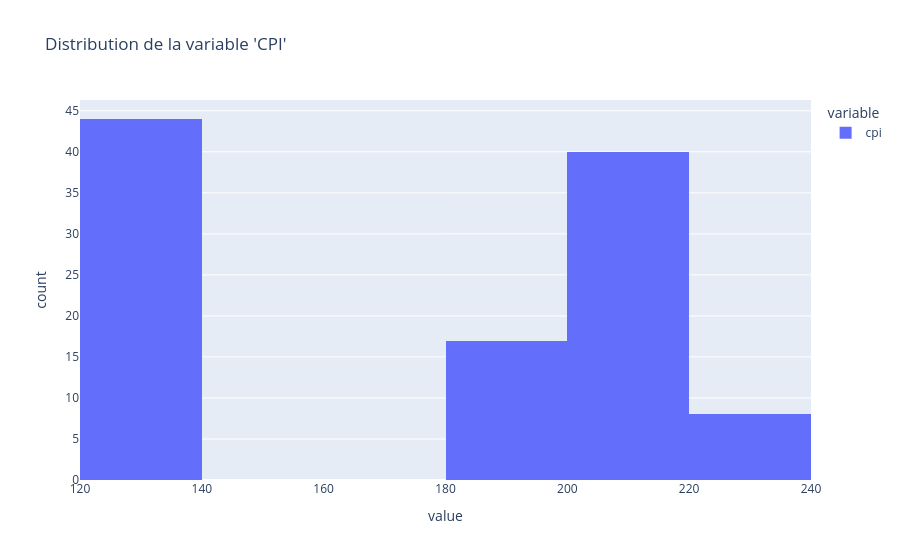

The notebook cell saved with this chart:
### Code cell
fig = px.histogram(df["cpi"], title="Distribution de la variable 'CPI'", color_discrete_sequence=px.colors.qualitative.Plotly)
fig.show()

### Figure 1 — Plotly figure (JSON) as saved in the notebook; plotly's stock layout.template omitted (floating-point values rounded to 4 significant figures)
{"data": [{"bingroup": "x", "hovertemplate": "variable=cpi<br>value=%{x}<br>count=%{y}<extra></extra>", "legendgroup": "cpi", "marker": {"color": "#636EFA", "pattern": {"shape": ""}}, "name": "cpi", "orientation": "v", "showlegend": true, "type": "histogram", "x": [214.8, 128.6, 212.4, 126.2, 134.9, 213.0, NaN, 219.1, 132.8, 192.8, 221.2, 126.2, 211.9, NaN, NaN, 189.7, 216.5, 138.9, 131.9, 138.0, 131.1, NaN, 192.8, 126.6, 217.3, 129.0, 196.9, NaN, 134.0, 219.7, 134.3, 129.1, 218.6, 138.0, 198.1, 194.4, 211.2, 220.3, 211.9, 132.5, 215.5, 197.4, 131.0, 211.7, 214.9, 185.0, 130.7, 129.5, 214.9, 212.9, 189.8, 185.9, 130.7, 126.9, 224.0, 129.9, 132.6, 214.4, 129.2, NaN, 126.8, 211.6, 223.4, 204.6, 137.6, 218.2, NaN, 215.4, 211.1, 225.2, 214.7, 129.1, 186.1, 210.3, 214.8, 210.9, 126.1, 126.1, 214.8, 219.4, 126.8, 225.3, 132.6, NaN, 214.6, 132.3, 204.6, 138.2, 210.9, 130.3, 215.1, 131.6, 197.7, 215.0, 182.6, 214.9, 216.1, 198.1, 215.5, 134.9, 221.6, 189.5, 129.2, 130.8, 126.5, 129.2, 126.1, 129.1, 217.0, 197.6, 212.6, NaN, 214.5, 227.0, 182.4, 126.1, 219.0, 137.9], "xaxis": "x", "yaxis": "y"}], "layout": {"barmode": "relative", "legend": {"title": {"text": "variable"}, "tracegroupgap": 0}, "title": {"text": "Distribution de la variable 'CPI'"}, "xaxis": {"anchor": "y", "domain": [0, 1], "title": {"text": "value"}}, "yaxis": {"anchor": "x", "domain": [0, 1], "title": {"text": "count"}}}}
